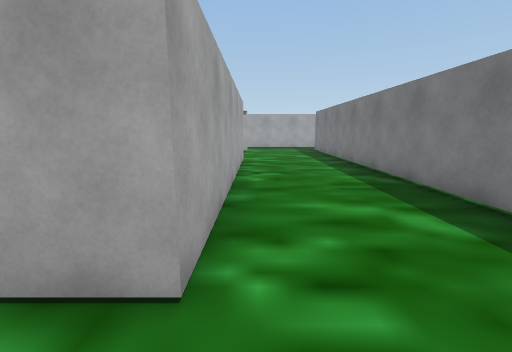
view 1 (above)

17 first-person views from a walk through a scene from a Unity 3-D project. The camera is 1.3 m above the floor, tilts 10° down and sees 90° across. The floor is counted in squares, 1 m on a side. Each view is taken from the middle of a square. On the plan, view 1 faces up. The plan holds only what a view shows up to about 13 squares ahead; the rest is blank. The place goes on beyond the plan. The player character is not drawn.

view 2
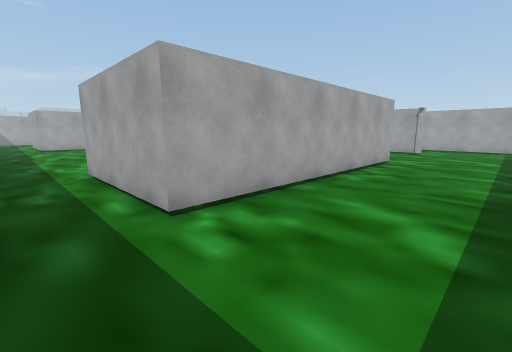

view 3
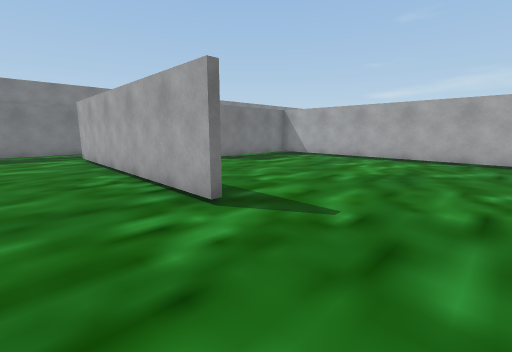

view 4
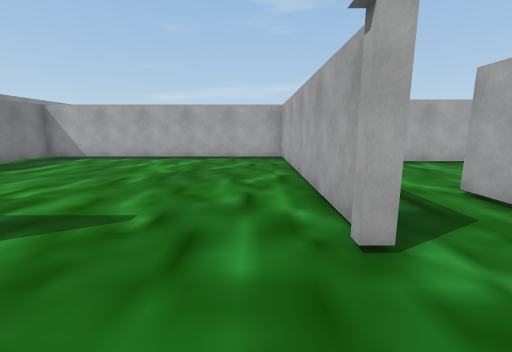

view 5
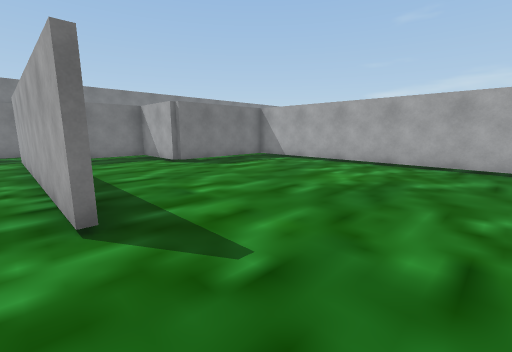

view 6
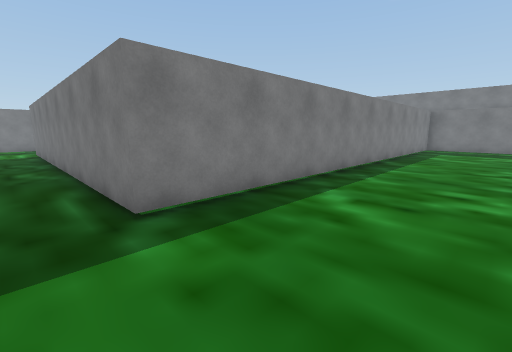

view 7
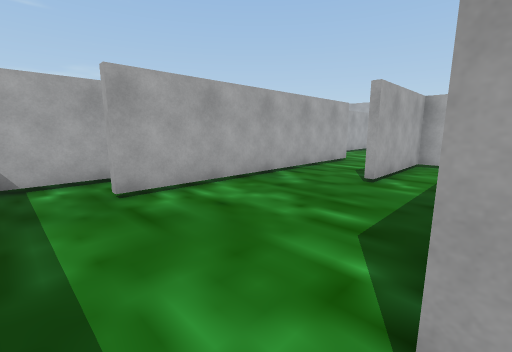

view 8
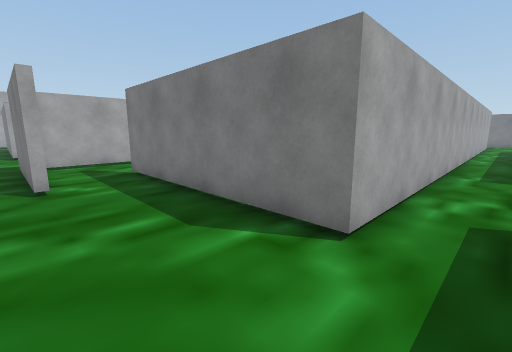

view 9
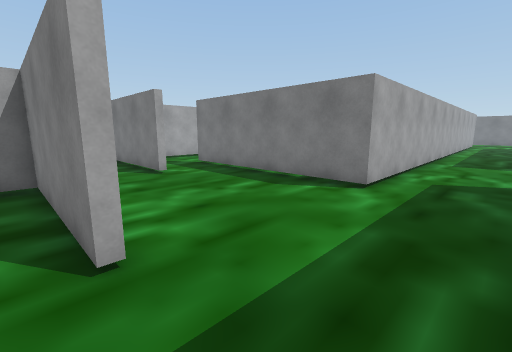

view 10
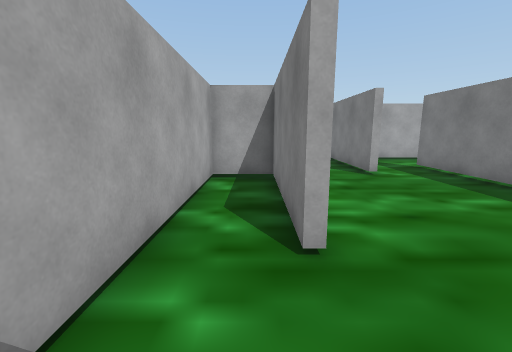

view 11
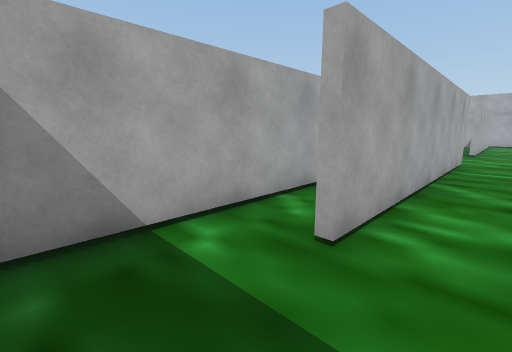

view 12
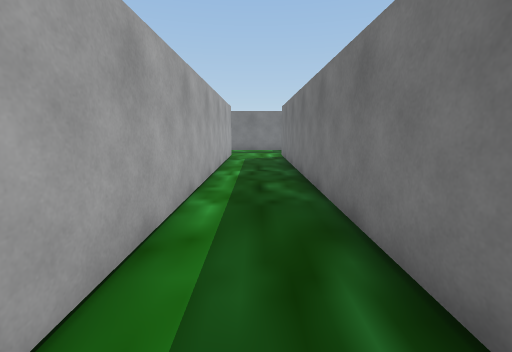

view 13
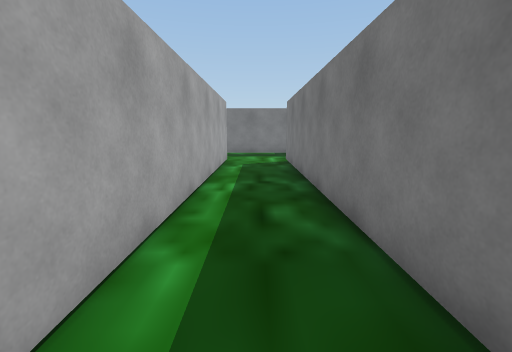

view 14
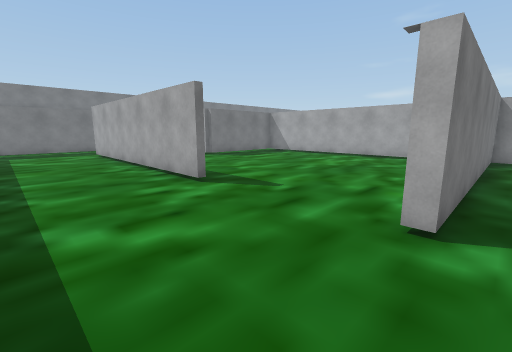

view 15
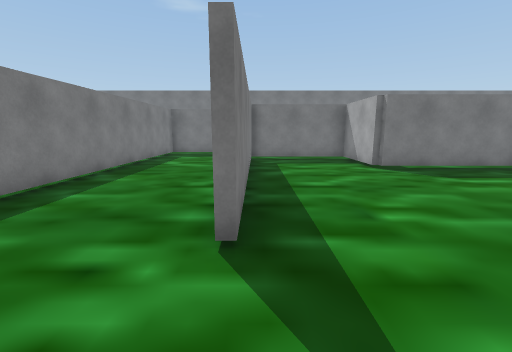

view 16
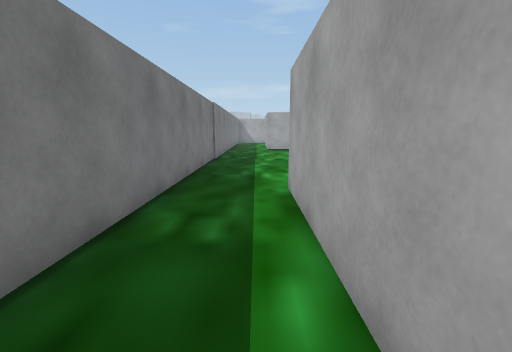

view 17
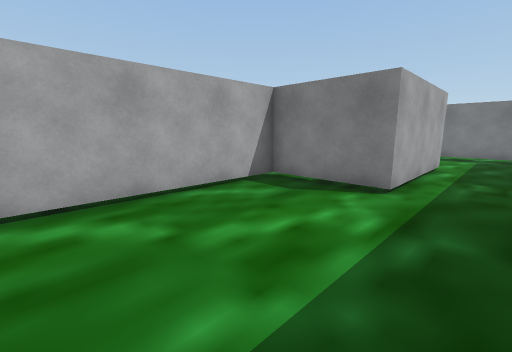

### Floor plan
Ten units are one square. View 1 is at (0, 0); x grows to the right and y downward. Boxes are objects, and circles mark ways between rooms. Rooms are numbered by the first view taken in them; rooms with no view inside come last. Other rooms are left out.
<svg viewBox="-120 -305 280 318">
<path fill="none" stroke="#000" d="M-115 8 5 8M-5 -17 -54 -17 -54 -49 -111 -49M-5 -114 -5 -17M-8 -44 -8 -114M-5 -165 -5 -162 -102 -162M-102 -159 -102 -52 -51 -52 -51 -19 -8 -19M5 8 30 8M38 1 38 -167 155 -167M155 -192 5 -192M-85 -194 -85 -241 -102 -241 -102 -159M-56 -245 -56 -290M-54 -265 -54 -245M-102 -165 -5 -165M5 -192 -32 -192 -32 -262M-83 -291 -83 -194M-25 -287 -54 -287 -54 -265"/>
<circle cx="-5" cy="-5" r="3" fill="#2a7"/>
<circle cx="-5" cy="-175" r="3" fill="#2a7"/>
<circle cx="-40" cy="-255" r="3" fill="#2a7"/>
<text x="-70" y="-20">1</text>
<text x="-20" y="-100">2</text>
<text x="-60" y="-210">3</text>
<text x="-40" y="-280">4</text>
</svg>
Room 1 opens to room 2. Room 2 opens to room 3. Room 3 opens to room 4.

Where each view was taken, in squares from view 1:
view 1: 0 up, 0 right, facing up
view 2: 0 up, 3 right, facing up-left
view 3: 15 up, 2 right, facing down-left
view 4: 15 up, 2 right, facing left
view 5: 15 up, 0 right, facing down-left
view 6: 18 up, 0 right, facing down-right
view 7: 18 up, 3 left, facing up-left
view 8: 18 up, 6 left, facing up-right
view 9: 17 up, 9 left, facing up-right
view 10: 17 up, 9 left, facing up
view 11: 17 up, 7 left, facing up-left
view 12: 18 up, 4 right, facing right
view 13: 18 up, 6 right, facing right
view 14: 17 up, 3 right, facing down-left
view 15: 14 up, 1 left, facing down
view 16: 1 up, 0 right, facing left
view 17: 0 up, 11 left, facing up-right
